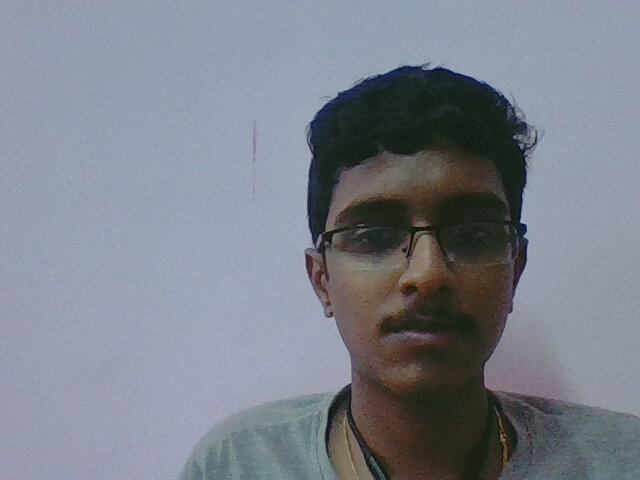
#> input picture aa.jpg, 640 x 480 px
$ python facerec.py
#> lines starting #> are read from the running program, lines starting #| are printed output that depends on the picture
# Python program to illustrate
# multiscaling in template matching
import cv2
import numpy as np
import imutils
# Read the main image
img_rgb = cv2.imread('aa.jpg')
#> img_rgb is the input picture: shape (480, 640, 3); mean B, G, R 140, 129.4, 124.4

# Convert to grayscale
img_gray = cv2.cvtColor(img_rgb, cv2.COLOR_BGR2GRAY)
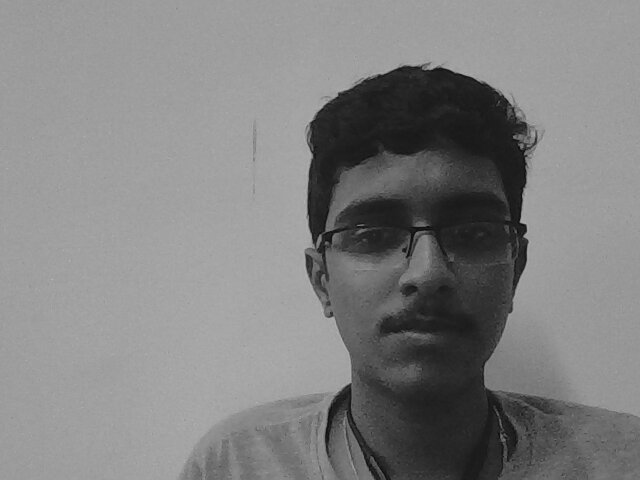
#> img_gray: shape (480, 640); min 9, max 180, mean 129.1

# Read the template
template = cv2.imread('bb.jpg',0)
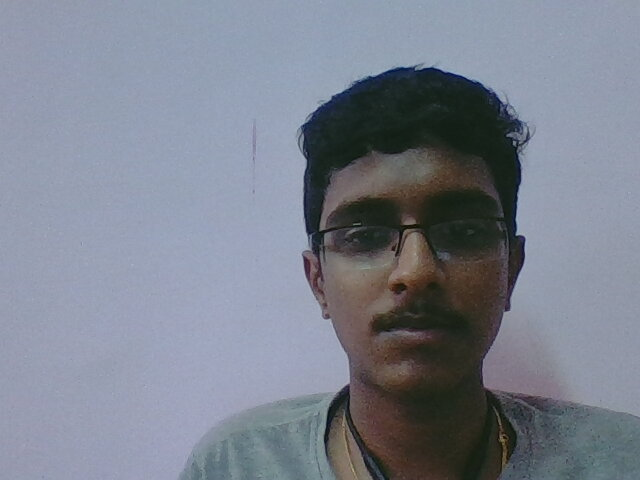
#> input picture bb.jpg, 640 x 480 px
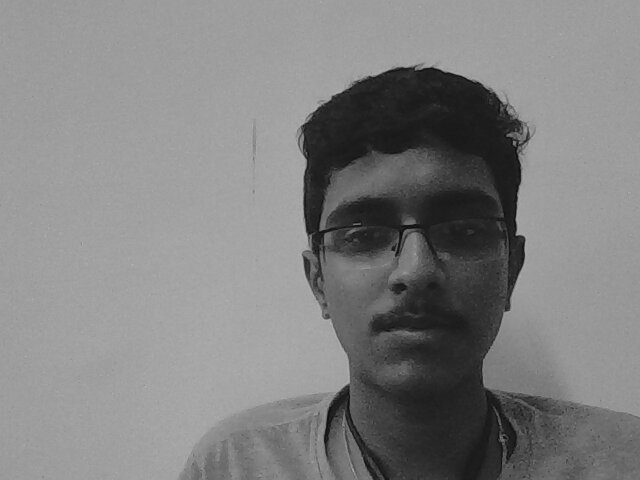
#> template: shape (480, 640); min 9, max 183, mean 129.1

# Store width and height of template in w and h
w, h = template.shape[::-1]
#> w = 640; h = 480
found = None

for scale in np.linspace(0.2, 1.0, 20)[::-1]:

	# resize the image according to the scale, and keep track
	# of the ratio of the resizing
	resized = imutils.resize(img_gray, width = int(img_gray.shape[1] * scale))
	r = img_gray.shape[1] / float(resized.shape[1])

	# if the resized image is smaller than the template, then break
	# from the loop
	# detect edges in the resized, grayscale image and apply template
	# matching to find the template in the image edged
	# = cv2.Canny(resized, 50, 200) result = cv2.matchTemplate(edged, template,
	# cv2.TM_CCOEFF) (_, maxVal, _, maxLoc) = cv2.minMaxLoc(result)
	# if we have found a new maximum correlation value, then update
	# the found variable if found is None or maxVal > found[0]:
	if resized.shape[0] < h or resized.shape[1] < w:
			break
#> (the run stopped early here; a loop or call above may not have finished)
